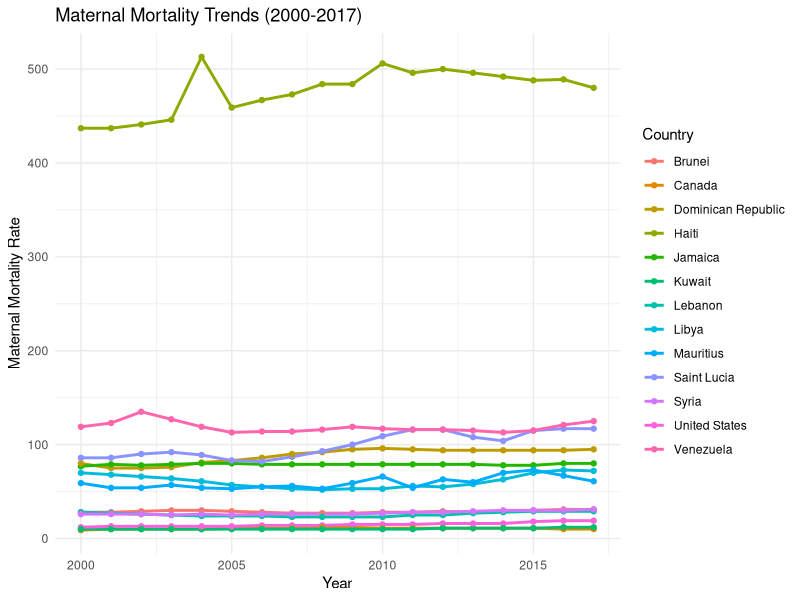

Write the R code that produced this figure.
# load packages

library(here)
library(tidyverse)
library(dplyr)
library(knitr)
install.packages("kableExtra")
library(kableExtra)
library(here)

# load data 

here()

# load dataset from project folder "original"

rawdat <- read.csv(here("original", "final_conflict.csv"), header = TRUE)
rawdat <- as.tibble(rawdat)
summary(rawdat)

# select only needed variables (Country name, ISO, Year, Maternal mortality) and select for only years <2018
df_trend <- rawdat %>% select(country_name, ISO, Year, Maternal.Mortality) %>% 
  filter(Year < 2018)

#isolate only countries in which there was an increase in maternal mortality between 2000 and 2017 and create a vector of their names
up_trend <- df_trend %>% 
  filter(Year == 2000 | Year == 2017) %>% 
  arrange(ISO, Year) %>% 
  group_by(ISO) %>% 
  mutate(diffmatmor = Maternal.Mortality - Maternal.Mortality[1L]) %>% 
  filter(diffmatmor > 0)

#Remove rows with missing data
up_trend <- up_trend[1:13,]

#make a vector with all of our countries to include in the figure and then subset our df_trend dataset for these countries
countries_trend <- c("Brunei", "Canada", "Dominican Republic", "Haiti", 
                    "Jamaica", "Kuwait"            
                    , "Lebanon", "Libya",             
                    "Saint Lucia","Mauritius"         
                    ,"Syria", "United States"     
                      ,"Venezuela")
final_trend <- df_trend %>% filter(country_name %in% countries_trend)

#Plot trend using ggplot
ggplot(final_trend, aes(x = Year, y = Maternal.Mortality, color = country_name)) +
  geom_line(size = 1) +        
  geom_point() +               
  labs(
    title = "Maternal Mortality Trends (2000-2017)",
    x = "Year",
    y = "Maternal Mortality Rate",
    color = "Country"
  ) +
  theme_minimal() +           
  scale_color_hue()
